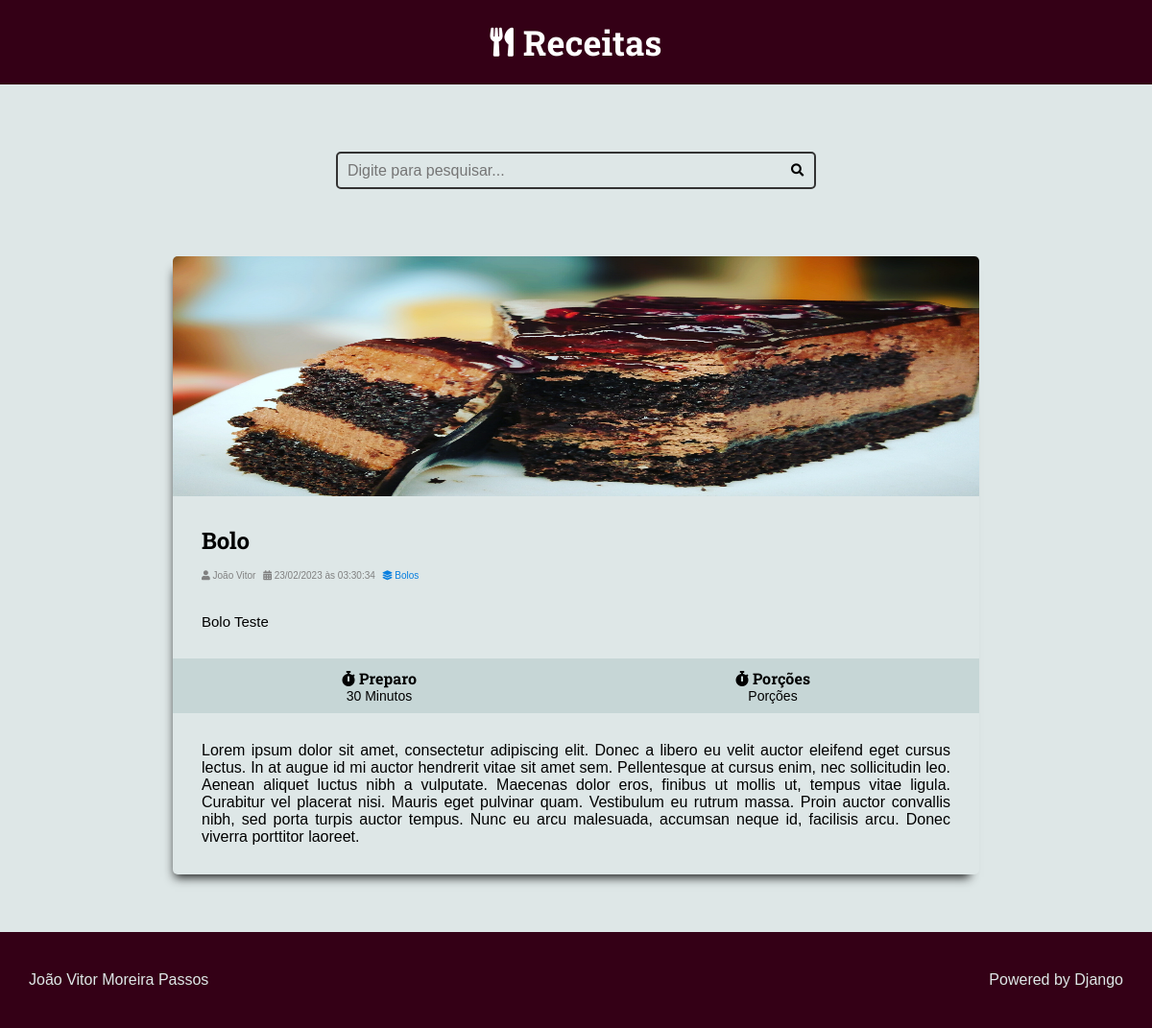
The app's page /receitas/3/ with its own data.
### receitas/models.py (models this page shows, shortened)
class Receita(models.Model):
    title = models.CharField(max_length=65)
    description = models.CharField(max_length=165)
    slug = models.SlugField()
    preparation_time = models.IntegerField()
    preparation_time_unit = models.CharField(max_length=65)
    servings_time = models.IntegerField()
    servings_time_unit = models.CharField(max_length=65)
    preparation_steps = models.TextField()
    preparation_steps_is_html = models.BooleanField()
    created_at = models.DateTimeField(auto_now_add=True)
    updated_at = models.DateTimeField(auto_now=True)
    is_posted = models.BooleanField(default=False)
    cover = models.ImageField(upload_to='receitas/covers/%Y/%m/%d/')
    category = models.ForeignKey(
        Categoria, on_delete=models.CASCADE, null=True, blank=True,
        default=None
    )
    author = models.ForeignKey(
        User, on_delete=models.CASCADE, null=True
    )

class Categoria(models.Model):
    name = models.CharField(max_length=65)

### receitas/views.py (the view)
# urls.py: path("", include("receitas.urls"))
def receitas(request, id):
    receita = Receita.objects.filter(
        id=id,
        is_posted=True
    ).order_by("-id").first()
    return render(request, "receitas/pages/receitas-view.html", context={
        "receita": receita,
        "is_detail_page": True
    }
    )

### receitas/templates/receitas/pages/receitas-view.html (shortened to what this page needs)
{% extends "global/base.html" %}
{% block content %}
    <div class="main-content main-content-detail container">
        {% include "receitas/partials/recipe.html"%}
    </div>
{% endblock content %}

### receitas/templates/receitas/partials/recipe.html (shortened to what this page needs)
<div class="recipe-list-item">
    <div class="recipe-cover">
        <img src="{{ receita.cover.url }}" alt="">
    </div>
    <div class="recipe-text-infos">
        <div class="recipe-title-container">
            <h2>{{ receita.title }}</h2>
        </div>
        <div class="recipe-author">
            <span class="recipe-author-item">
                <i class="fas fa-user"></i>
                {% if receita.author is not None %}
                    {% if receita.author.first_name %}
                        {{ receita.author.first_name }}
                    {% else %}
                        {{ receita.author.username }}
                    {% endif %}
                {% else %}
                    Desconhecido
                {% endif %}
                </span>
            <span class="recipe-author-item">
                <i class="fas fa-calendar-alt"></i>
                {{ receita.created_at|date:"d/m/Y" }} às {{ receita.created_at|date:"H:i:s" }}
            </span>
            {% if receita.category is not None%}
                <span class="recipe-author-item">
                    <a href={% url 'receitas:category' receita.category.id %}>
                        <i class="fas fa-layer-group"></i>
                        <span>{{ receita.category.name}}</span>
                </span>
            {% endif %}
        </div>
        <span class="recipe-description">
            <p>{{ receita.description }}</p>
        </span>
    </div>
    <div class="meta-footer">
        <div class="recipe-meta-container">
            <div class="recipe-meta recipe-preparation">
                <h3 class="recipe-meta-title"><i class="fas fa-stopwatch"></i> Preparo</h3>
                <div class="recipe-meta-text">
                    {{ receita.preparation_time }} Minutos
                </div>
            </div>
            <div class="recipe-meta recipe-servings">
                <h3 class="recipe-meta-title"><i class="fas fa-stopwatch"></i> Porções</h3>
                <div class="recipe-meta-text">
                    {{ receita.servings}} Porções
                </div>
            </div>
        </div>
    </div>
    {% if is_detail_page%}
    <div class="preparation-steps">
        {% if receita.preparation_steps_is_html is True %}
            {{ receita.preparation_steps| safe }}
        {% else %}
            {{ receita.preparation_steps| linebreaksbr }}
        {% endif %}
    </div>
    {% endif %}
</div>

### receitas/static/receitas/css/style.css (style rules this page uses)
:root { --lvl1: #282832; --lvl2: #77181e; --lvl3: #a92727; --lvl4: #c6d6d6; --lvl5: #dee7e7; --lvl6: #fe6c2b; --lvl7: #340016; --font-primary: sans-serif; --font-headings: 'Roboto Slab', serif; --spacing-gutter-large: 4rem; }
* { margin: 0; padding: 0; box-sizing: border-box; }
a { text-decoration: none; }
html { font-size: 62.5%; }
body { font-size: 1.6rem; font-family: var(--font-primary); background-color: var(--lvl5); display: flex; flex-direction: column; justify-content: space-between; }
.container { max-width: 100%; margin: 0 auto; display: flex; align-items: center; justify-content: center; }
h1, h2, h3, h4, h5, h6 { font-family: var(--font-headings); }
.main-content { width: 89%; height: auto; display: flex; flex-wrap: wrap; flex-direction: row; justify-content: space-around; }
.main-content-detail { height: fit-content; }
.main-content-detail .recipe-list-item { width: 84rem; height: fit-content; }
.main-content-detail .recipe-list-item .recipe-cover img { height: 25rem; }
.recipe-list-item { height: 60rem; width: 38rem; background: none; margin: 0 1rem 6rem 1rem; transition: all 300ms ease-in-out; border-radius: 0.5rem; box-shadow: rgba(0, 0, 0, 0.9) -4px 9px 10px -6px; position: relative; display: flex; flex-direction: column; justify-content: space-between; }
.recipe-cover img { width: 100%; height: 20rem; border-radius: 0.5rem 0.5rem 0 0; border: none; outline: none; }
.recipe-text-infos { padding: 3rem; height: auto; }
.recipe-title-container, .recipe-author, .recipe-description { margin-bottom: 1.5rem }
.recipe-author { height: 3rem; }
.recipe-author-item { font-size: 1.0rem; margin-bottom: 0.5rem; margin-right: 0.5rem; color: gray; }
.recipe-author-item a { cursor: pointer; color: rgb(7, 126, 223); transition: all 300ms ease-in-out; }
.recipe-description p { text-align: justify; font-size: 1.5rem; }
.meta-footer { width: 100%; height: fit-content; }
.recipe-meta-container { justify-self: flex-end; display: flex; flex-flow: row; flex-wrap: nowrap; align-items: center; justify-content: space-around; width: 100%; padding: 1rem; background: var(--lvl4); }
.recipe-meta { display: flex; align-items: center; flex-flow: column nowrap; }
.recipe-meta-title { font-size: 1.6rem; }
.recipe-meta-text { font-size: 1.4rem; }
.preparation-steps { text-align: justify; padding: 3rem; }

### records on screen
Receita: cover (picture), title "Bolo", author.first_name "João Vitor", created_at "23/02/2023", created_at "03:30:34", category.name "Bolos", description "Bolo Teste", preparation_time "30", preparation_steps "Lorem ipsum dolor sit amet, consectetur adipiscing elit. Donec a libero eu velit auctor eleifend eget cursus lectus. In at augue id mi auctor hendrerit vitae sit amet sem. Pellentesque at cursus enim, nec sollicitudin leo. Aenean aliquet luctus nibh a vulputate. Maecenas dolor eros, finibus ut mollis ut, tempus vitae ligula. Curabitur vel placerat nisi. Mauris eget pulvinar quam. Vestibulum eu rutrum massa. Proin auctor convallis nibh, sed porta turpis auctor tempus. Nunc eu arcu malesuada, accumsan neque id, facilisis arcu. Donec viverra porttitor laoreet."
